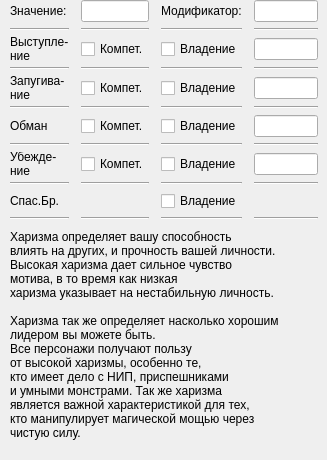
      <widget class="QWidget" name="characteristics_charisma">
       <attribute name="title">
        <string>Харизма</string>
       </attribute>
       <widget class="QWidget" name="gridLayoutWidget_6">
        <property name="geometry">
         <rect>
          <x>0</x>
          <y>0</y>
          <width>318</width>
          <height>221</height>
         </rect>
        </property>
        <layout class="QGridLayout" name="gridLayout_6" columnstretch="0,0,0,0,0,0,0">
         <property name="leftMargin">
          <number>10</number>
         </property>
         <item row="7" column="2">
          <widget class="Line" name="line_208">
           <property name="orientation">
            <enum>Qt::Horizontal</enum>
           </property>
          </widget>
         </item>
         <item row="4" column="0">
          <widget class="QLabel" name="bullying_labl">
           <property name="text">
            <string>Запугива-
ние</string>
           </property>
          </widget>
         </item>
         <item row="10" column="4">
          <widget class="QCheckBox" name="save_giving_charisma_checkboxhaving">
           <property name="text">
            <string>Владение</string>
           </property>
          </widget>
         </item>
         <item row="3" column="3">
          <widget class="Line" name="line_191">
           <property name="orientation">
            <enum>Qt::Horizontal</enum>
           </property>
          </widget>
         </item>
         <item row="3" column="5">
          <widget class="Line" name="line_205">
           <property name="orientation">
            <enum>Qt::Horizontal</enum>
           </property>
          </widget>
         </item>
         <item row="0" column="0">
          <widget class="QLabel" name="znachenie_charisma_labl">
           <property name="text">
            <string>Значение:</string>
           </property>
          </widget>
         </item>
         <item row="10" column="3">
          <widget class="Line" name="line_188">
           <property name="orientation">
            <enum>Qt::Horizontal</enum>
           </property>
          </widget>
         </item>
         <item row="9" column="4">
          <widget class="Line" name="line_198">
           <property name="orientation">
            <enum>Qt::Horizontal</enum>
           </property>
          </widget>
         </item>
         <item row="1" column="6">
          <widget class="Line" name="line_190">
           <property name="orientation">
            <enum>Qt::Horizontal</enum>
           </property>
          </widget>
         </item>
         <item row="0" column="5">
          <widget class="Line" name="line_192">
           <property name="orientation">
            <enum>Qt::Horizontal</enum>
           </property>
          </widget>
         </item>
         <item row="0" column="3">
          <widget class="Line" name="line_186">
           <property name="orientation">
            <enum>Qt::Horizontal</enum>
           </property>
          </widget>
         </item>
         <item row="6" column="0">
          <widget class="QLabel" name="fraud_labl">
           <property name="text">
            <string>Обман</string>
           </property>
          </widget>
         </item>
         <item row="0" column="6">
          <widget class="QLineEdit" name="mod_charisma_field"/>
         </item>
         <item row="5" column="0">
          <widget class="Line" name="line_193">
           <property name="orientation">
            <enum>Qt::Horizontal</enum>
           </property>
          </widget>
         </item>
         <item row="8" column="0">
          <widget class="QLabel" name="conviction_labl">
           <property name="text">
            <string>Убежде-
ние</string>
           </property>
          </widget>
         </item>
         <item row="11" column="2">
          <widget class="Line" name="line_195">
           <property name="orientation">
            <enum>Qt::Horizontal</enum>
           </property>
          </widget>
         </item>
         <item row="11" column="0">
          <widget class="Line" name="line_182">
           <property name="orientation">
            <enum>Qt::Horizontal</enum>
           </property>
          </widget>
         </item>
         <item row="8" column="2">
          <widget class="QCheckBox" name="conviction_checkbox">
           <property name="text">
            <string>Компет.</string>
           </property>
          </widget>
         </item>
         <item row="11" column="5">
          <widget class="Line" name="line_204">
           <property name="orientation">
            <enum>Qt::Horizontal</enum>
           </property>
          </widget>
         </item>
         <item row="1" column="1">
          <widget class="Line" name="line_206">
           <property name="orientation">
            <enum>Qt::Horizontal</enum>
           </property>
          </widget>
         </item>
         <item row="0" column="4">
          <widget class="QLabel" name="mod_charisma_labl">
           <property name="text">
            <string>Модификатор:</string>
           </property>
          </widget>
         </item>
         <item row="11" column="3">
          <widget class="Line" name="line_203">
           <property name="orientation">
            <enum>Qt::Horizontal</enum>
           </property>
          </widget>
         </item>
         <item row="3" column="2">
          <widget class="Line" name="line_189">
           <property name="orientation">
            <enum>Qt::Horizontal</enum>
           </property>
          </widget>
         </item>
         <item row="9" column="0">
          <widget class="Line" name="line_187">
           <property name="orientation">
            <enum>Qt::Horizontal</enum>
           </property>
          </widget>
         </item>
         <item row="3" column="4">
          <widget class="Line" name="line_201">
           <property name="orientation">
            <enum>Qt::Horizontal</enum>
           </property>
          </widget>
         </item>
         <item row="10" column="1">
          <widget class="Line" name="line_180">
           <property name="orientation">
            <enum>Qt::Horizontal</enum>
           </property>
          </widget>
         </item>
         <item row="5" column="2">
          <widget class="Line" name="line_170">
           <property name="orientation">
            <enum>Qt::Horizontal</enum>
           </property>
          </widget>
         </item>
         <item row="2" column="3">
          <widget class="Line" name="line_200">
           <property name="orientation">
            <enum>Qt::Horizontal</enum>
           </property>
          </widget>
         </item>
         <item row="3" column="1">
          <widget class="Line" name="line_184">
           <property name="orientation">
            <enum>Qt::Horizontal</enum>
           </property>
          </widget>
         </item>
         <item row="1" column="3">
          <widget class="Line" name="line_196">
           <property name="orientation">
            <enum>Qt::Horizontal</enum>
           </property>
          </widget>
         </item>
         <item row="2" column="6">
          <widget class="QLineEdit" name="perfomance_field"/>
         </item>
         <item row="9" column="2">
          <widget class="Line" name="line_174">
           <property name="orientation">
            <enum>Qt::Horizontal</enum>
           </property>
          </widget>
         </item>
         <item row="2" column="0">
          <widget class="QLabel" name="performance_labl">
           <property name="text">
            <string>Выступле-
ние</string>
           </property>
          </widget>
         </item>
         <item row="1" column="4">
          <widget class="Line" name="line_202">
           <property name="orientation">
            <enum>Qt::Horizontal</enum>
           </property>
          </widget>
         </item>
         <item row="7" column="0">
          <widget class="Line" name="line_207">
           <property name="orientation">
            <enum>Qt::Horizontal</enum>
           </property>
          </widget>
         </item>
         <item row="1" column="0">
          <widget class="Line" name="line_171">
           <property name="orientation">
            <enum>Qt::Horizontal</enum>
           </property>
          </widget>
         </item>
         <item row="3" column="0">
          <widget class="Line" name="line_197">
           <property name="orientation">
            <enum>Qt::Horizontal</enum>
           </property>
          </widget>
         </item>
         <item row="8" column="6">
          <widget class="QLineEdit" name="conviction_field"/>
         </item>
         <item row="2" column="5">
          <widget class="Line" name="line_185">
           <property name="orientation">
            <enum>Qt::Horizontal</enum>
           </property>
          </widget>
         </item>
         <item row="1" column="5">
          <widget class="Line" name="line_177">
           <property name="orientation">
            <enum>Qt::Horizontal</enum>
           </property>
          </widget>
         </item>
         <item row="11" column="4">
          <widget class="Line" name="line_169">
           <property name="orientation">
            <enum>Qt::Horizontal</enum>
           </property>
          </widget>
         </item>
         <item row="7" column="4">
          <widget class="Line" name="line_209">
           <property name="orientation">
            <enum>Qt::Horizontal</enum>
           </property>
          </widget>
         </item>
         <item row="6" column="6">
          <widget class="QLineEdit" name="fraud_field"/>
         </item>
         <item row="10" column="0">
          <widget class="QLabel" name="save_giving_charisma_labl">
           <property name="text">
            <string>Спас.Бр.</string>
           </property>
          </widget>
         </item>
         <item row="11" column="1">
          <widget class="Line" name="line_173">
           <property name="orientation">
            <enum>Qt::Horizontal</enum>
           </property>
          </widget>
         </item>
         <item row="9" column="6">
          <widget class="Line" name="line_175">
           <property name="orientation">
            <enum>Qt::Horizontal</enum>
           </property>
          </widget>
         </item>
         <item row="3" column="6">
          <widget class="Line" name="line_179">
           <property name="orientation">
            <enum>Qt::Horizontal</enum>
           </property>
          </widget>
         </item>
         <item row="5" column="4">
          <widget class="Line" name="line_194">
           <property name="orientation">
            <enum>Qt::Horizontal</enum>
           </property>
          </widget>
         </item>
         <item row="11" column="6">
          <widget class="Line" name="line_183">
           <property name="orientation">
            <enum>Qt::Horizontal</enum>
           </property>
          </widget>
         </item>
         <item row="7" column="6">
          <widget class="Line" name="line_210">
           <property name="orientation">
            <enum>Qt::Horizontal</enum>
           </property>
          </widget>
         </item>
         <item row="0" column="1">
          <widget class="Line" name="line_199">
           <property name="orientation">
            <enum>Qt::Horizontal</enum>
           </property>
          </widget>
         </item>
         <item row="1" column="2">
          <widget class="Line" name="line_178">
           <property name="orientation">
            <enum>Qt::Horizontal</enum>
           </property>
          </widget>
         </item>
         <item row="4" column="6">
          <widget class="QLineEdit" name="bullying_field"/>
         </item>
         <item row="5" column="6">
          <widget class="Line" name="line_176">
           <property name="orientation">
            <enum>Qt::Horizontal</enum>
           </property>
          </widget>
         </item>
         <item row="8" column="4">
          <widget class="QCheckBox" name="conviction_checkboxhaving">
           <property name="text">
            <string>Владение</string>
           </property>
          </widget>
         </item>
         <item row="0" column="2">
          <widget class="QLineEdit" name="znachenie_charisma_field"/>
         </item>
         <item row="2" column="1">
          <widget class="Line" name="line_181">
           <property name="orientation">
            <enum>Qt::Horizontal</enum>
           </property>
          </widget>
         </item>
         <item row="10" column="5">
          <widget class="Line" name="line_172">
           <property name="orientation">
            <enum>Qt::Horizontal</enum>
           </property>
          </widget>
         </item>
         <item row="6" column="4">
          <widget class="QCheckBox" name="fraud_checkboxhaving">
           <property name="text">
            <string>Владение</string>
           </property>
          </widget>
         </item>
         <item row="6" column="2">
          <widget class="QCheckBox" name="fraud_checkbox">
           <property name="text">
            <string>Компет.</string>
           </property>
          </widget>
         </item>
         <item row="4" column="2">
          <widget class="QCheckBox" name="bullying_checkbox">
           <property name="text">
            <string>Компет.</string>
           </property>
           <property name="tristate">
            <bool>false</bool>
           </property>
          </widget>
         </item>
         <item row="4" column="4">
          <widget class="QCheckBox" name="bullying_checkboxhaving">
           <property name="text">
            <string>Владение</string>
           </property>
           <property name="checked">
            <bool>false</bool>
           </property>
           <property name="autoRepeat">
            <bool>false</bool>
           </property>
           <property name="tristate">
            <bool>false</bool>
           </property>
          </widget>
         </item>
         <item row="2" column="4">
          <widget class="QCheckBox" name="perfomance_checkboxhaving">
           <property name="text">
            <string>Владение</string>
           </property>
          </widget>
         </item>
         <item row="2" column="2">
          <widget class="QCheckBox" name="perfomance_checkbox">
           <property name="text">
            <string>Компет.</string>
           </property>
          </widget>
         </item>
        </layout>
       </widget>
       <widget class="QLabel" name="description_charisma_labl">
        <property name="geometry">
         <rect>
          <x>10</x>
          <y>230</y>
          <width>301</width>
          <height>221</height>
         </rect>
        </property>
        <property name="text">
         <string>Харизма определяет вашу способность
влиять на других, и прочность вашей личности.
Высокая харизма дает сильное чувство
мотива, в то время как низкая
харизма указывает на нестабильную личность.

Харизма так же определяет насколько хорошим
лидером вы можете быть.
Все персонажи получают пользу
от высокой харизмы, особенно те,
кто имеет дело с НИП, приспешниками
и умными монстрами. Так же харизма
является важной характеристикой для тех,
кто манипулирует магической мощью через
чистую силу.</string>
        </property>
        <property name="alignment">
         <set>Qt::AlignLeading|Qt::AlignLeft|Qt::AlignTop</set>
        </property>
        <property name="123" stdset="0">
         <string/>
        </property>
       </widget>
      </widget>
